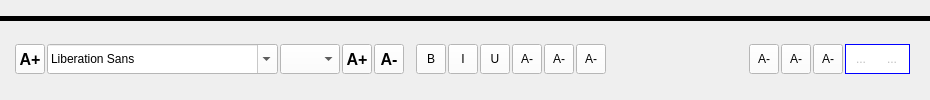
       <widget class="QWidget" name="widget_10" native="true">
        <property name="minimumSize">
         <size>
          <width>200</width>
          <height>0</height>
         </size>
        </property>
        <layout class="QGridLayout" name="gridLayout_23">
         <property name="leftMargin">
          <number>0</number>
         </property>
         <property name="topMargin">
          <number>0</number>
         </property>
         <property name="rightMargin">
          <number>0</number>
         </property>
         <property name="bottomMargin">
          <number>0</number>
         </property>
         <property name="spacing">
          <number>0</number>
         </property>
         <item row="1" column="0">
          <widget class="QWidget" name="w_cfmt_bar" native="true">
           <property name="sizePolicy">
            <sizepolicy hsizetype="MinimumExpanding" vsizetype="Fixed">
             <horstretch>0</horstretch>
             <verstretch>0</verstretch>
            </sizepolicy>
           </property>
           <property name="minimumSize">
            <size>
             <width>700</width>
             <height>45</height>
            </size>
           </property>
           <property name="maximumSize">
            <size>
             <width>8999</width>
             <height>45</height>
            </size>
           </property>
           <property name="styleSheet">
            <string notr="true"/>
           </property>
           <layout class="QGridLayout" name="gridLayout_21">
            <property name="leftMargin">
             <number>5</number>
            </property>
            <property name="topMargin">
             <number>0</number>
            </property>
            <property name="rightMargin">
             <number>10</number>
            </property>
            <property name="bottomMargin">
             <number>0</number>
            </property>
            <property name="horizontalSpacing">
             <number>2</number>
            </property>
            <item row="0" column="11">
             <widget class="QToolButton" name="tb_center">
              <property name="minimumSize">
               <size>
                <width>30</width>
                <height>30</height>
               </size>
              </property>
              <property name="maximumSize">
               <size>
                <width>30</width>
                <height>30</height>
               </size>
              </property>
              <property name="styleSheet">
               <string notr="true">QToolButton
{
background:white;
}
QToolButton:hover
{
background:#e5e5e5;
}</string>
              </property>
              <property name="text">
               <string>A-</string>
              </property>
              <property name="icon">
               <iconset resource="textedit.qrc">
                <normaloff>:/res/icon/textcenter.png</normaloff>:/res/icon/textcenter.png</iconset>
              </property>
              <property name="iconSize">
               <size>
                <width>25</width>
                <height>25</height>
               </size>
              </property>
              <property name="checkable">
               <bool>true</bool>
              </property>
              <attribute name="buttonGroup">
               <string notr="true">buttonGroup</string>
              </attribute>
             </widget>
            </item>
            <item row="0" column="12">
             <widget class="QToolButton" name="tb_right">
              <property name="minimumSize">
               <size>
                <width>30</width>
                <height>30</height>
               </size>
              </property>
              <property name="maximumSize">
               <size>
                <width>30</width>
                <height>30</height>
               </size>
              </property>
              <property name="styleSheet">
               <string notr="true">QToolButton
{
background:white;
}
QToolButton:hover
{
background:#e5e5e5;
}</string>
              </property>
              <property name="text">
               <string>A-</string>
              </property>
              <property name="icon">
               <iconset resource="textedit.qrc">
                <normaloff>:/res/icon/textright.png</normaloff>:/res/icon/textright.png</iconset>
              </property>
              <property name="iconSize">
               <size>
                <width>25</width>
                <height>25</height>
               </size>
              </property>
              <property name="checkable">
               <bool>true</bool>
              </property>
              <attribute name="buttonGroup">
               <string notr="true">buttonGroup</string>
              </attribute>
             </widget>
            </item>
            <item row="0" column="10">
             <widget class="QToolButton" name="tb_left">
              <property name="minimumSize">
               <size>
                <width>30</width>
                <height>30</height>
               </size>
              </property>
              <property name="maximumSize">
               <size>
                <width>30</width>
                <height>30</height>
               </size>
              </property>
              <property name="styleSheet">
               <string notr="true">QToolButton
{
background:white;
}
QToolButton:hover
{
background:#e5e5e5;
}</string>
              </property>
              <property name="text">
               <string>A-</string>
              </property>
              <property name="icon">
               <iconset resource="textedit.qrc">
                <normaloff>:/res/icon/textleft.png</normaloff>:/res/icon/textleft.png</iconset>
              </property>
              <property name="iconSize">
               <size>
                <width>25</width>
                <height>25</height>
               </size>
              </property>
              <property name="checkable">
               <bool>true</bool>
              </property>
              <attribute name="buttonGroup">
               <string notr="true">buttonGroup</string>
              </attribute>
             </widget>
            </item>
            <item row="0" column="9">
             <widget class="QToolButton" name="tb_underline">
              <property name="minimumSize">
               <size>
                <width>30</width>
                <height>30</height>
               </size>
              </property>
              <property name="maximumSize">
               <size>
                <width>30</width>
                <height>30</height>
               </size>
              </property>
              <property name="styleSheet">
               <string notr="true">QToolButton
{
background:white;
}
QToolButton:hover
{
background:#e5e5e5;
}</string>
              </property>
              <property name="text">
               <string>U</string>
              </property>
              <property name="icon">
               <iconset resource="textedit.qrc">
                <normaloff>:/res/icon/textunder.png</normaloff>:/res/icon/textunder.png</iconset>
              </property>
              <property name="iconSize">
               <size>
                <width>25</width>
                <height>25</height>
               </size>
              </property>
              <property name="checkable">
               <bool>true</bool>
              </property>
             </widget>
            </item>
            <item row="0" column="3">
             <widget class="QComboBox" name="cb_fontsize">
              <property name="minimumSize">
               <size>
                <width>0</width>
                <height>30</height>
               </size>
              </property>
              <property name="maximumSize">
               <size>
                <width>60</width>
                <height>30</height>
               </size>
              </property>
              <property name="styleSheet">
               <string notr="true">QComboBox
{
background:white;
}</string>
              </property>
             </widget>
            </item>
            <item row="0" column="2">
             <widget class="QFontComboBox" name="cb_font">
              <property name="sizePolicy">
               <sizepolicy hsizetype="Minimum" vsizetype="Minimum">
                <horstretch>0</horstretch>
                <verstretch>0</verstretch>
               </sizepolicy>
              </property>
              <property name="minimumSize">
               <size>
                <width>0</width>
                <height>30</height>
               </size>
              </property>
              <property name="maximumSize">
               <size>
                <width>250</width>
                <height>30</height>
               </size>
              </property>
              <property name="styleSheet">
               <string notr="true">QFontComboBox
{
background:white;
}</string>
              </property>
             </widget>
            </item>
            <item row="0" column="4">
             <widget class="QToolButton" name="tb_font_inc">
              <property name="minimumSize">
               <size>
                <width>30</width>
                <height>30</height>
               </size>
              </property>
              <property name="maximumSize">
               <size>
                <width>30</width>
                <height>30</height>
               </size>
              </property>
              <property name="font">
               <font>
                <pointsize>12</pointsize>
                <weight>75</weight>
                <bold>true</bold>
               </font>
              </property>
              <property name="styleSheet">
               <string notr="true">QToolButton
{
background:white;
}
QToolButton:hover
{
background:#e5e5e5;
}</string>
              </property>
              <property name="text">
               <string>A+</string>
              </property>
              <property name="icon">
               <iconset resource="textedit.qrc">
                <normaloff>:/res/icon/font_increase.png</normaloff>:/res/icon/font_increase.png</iconset>
              </property>
              <property name="iconSize">
               <size>
                <width>20</width>
                <height>20</height>
               </size>
              </property>
             </widget>
            </item>
            <item row="0" column="6">
             <spacer name="horizontalSpacer_4">
              <property name="orientation">
               <enum>Qt::Horizontal</enum>
              </property>
              <property name="sizeType">
               <enum>QSizePolicy::Fixed</enum>
              </property>
              <property name="sizeHint" stdset="0">
               <size>
                <width>10</width>
                <height>20</height>
               </size>
              </property>
             </spacer>
            </item>
            <item row="0" column="5">
             <widget class="QToolButton" name="tb_font_dec">
              <property name="minimumSize">
               <size>
                <width>30</width>
                <height>30</height>
               </size>
              </property>
              <property name="maximumSize">
               <size>
                <width>30</width>
                <height>30</height>
               </size>
              </property>
              <property name="font">
               <font>
                <pointsize>12</pointsize>
                <weight>75</weight>
                <bold>true</bold>
               </font>
              </property>
              <property name="styleSheet">
               <string notr="true">QToolButton
{
background:white;
}
QToolButton:hover
{
background:#e5e5e5;
}</string>
              </property>
              <property name="text">
               <string>A-</string>
              </property>
              <property name="icon">
               <iconset resource="textedit.qrc">
                <normaloff>:/res/icon/font_decrease.png</normaloff>:/res/icon/font_decrease.png</iconset>
              </property>
              <property name="iconSize">
               <size>
                <width>20</width>
                <height>20</height>
               </size>
              </property>
             </widget>
            </item>
            <item row="0" column="19">
             <widget class="QToolButton" name="tb_save">
              <property name="minimumSize">
               <size>
                <width>30</width>
                <height>30</height>
               </size>
              </property>
              <property name="maximumSize">
               <size>
                <width>30</width>
                <height>30</height>
               </size>
              </property>
              <property name="styleSheet">
               <string notr="true">QToolButton
{
background:white;
}
QToolButton:hover
{
background:#e5e5e5;
}</string>
              </property>
              <property name="text">
               <string>A-</string>
              </property>
              <property name="icon">
               <iconset resource="textedit.qrc">
                <normaloff>:/res/icon/filesave.png</normaloff>:/res/icon/filesave.png</iconset>
              </property>
              <property name="iconSize">
               <size>
                <width>32</width>
                <height>32</height>
               </size>
              </property>
             </widget>
            </item>
            <item row="0" column="7">
             <widget class="QToolButton" name="tb_bold">
              <property name="minimumSize">
               <size>
                <width>30</width>
                <height>30</height>
               </size>
              </property>
              <property name="maximumSize">
               <size>
                <width>30</width>
                <height>30</height>
               </size>
              </property>
              <property name="styleSheet">
               <string notr="true">QToolButton
{
background:white;
}
QToolButton:hover
{
background:#e5e5e5;
}</string>
              </property>
              <property name="text">
               <string>B</string>
              </property>
              <property name="icon">
               <iconset resource="textedit.qrc">
                <normaloff>:/res/icon/textbold.png</normaloff>:/res/icon/textbold.png</iconset>
              </property>
              <property name="iconSize">
               <size>
                <width>25</width>
                <height>25</height>
               </size>
              </property>
              <property name="checkable">
               <bool>true</bool>
              </property>
             </widget>
            </item>
            <item row="0" column="8">
             <widget class="QToolButton" name="tb_italic">
              <property name="minimumSize">
               <size>
                <width>30</width>
                <height>30</height>
               </size>
              </property>
              <property name="maximumSize">
               <size>
                <width>30</width>
                <height>30</height>
               </size>
              </property>
              <property name="styleSheet">
               <string notr="true">QToolButton
{
background:white;
}
QToolButton:hover
{
background:#e5e5e5;
}</string>
              </property>
              <property name="text">
               <string>I</string>
              </property>
              <property name="icon">
               <iconset resource="textedit.qrc">
                <normaloff>:/res/icon/textitalic.png</normaloff>:/res/icon/textitalic.png</iconset>
              </property>
              <property name="iconSize">
               <size>
                <width>25</width>
                <height>25</height>
               </size>
              </property>
              <property name="checkable">
               <bool>true</bool>
              </property>
             </widget>
            </item>
            <item row="0" column="17">
             <widget class="QToolButton" name="tb_pdf">
              <property name="minimumSize">
               <size>
                <width>30</width>
                <height>30</height>
               </size>
              </property>
              <property name="maximumSize">
               <size>
                <width>30</width>
                <height>30</height>
               </size>
              </property>
              <property name="styleSheet">
               <string notr="true">QToolButton
{
background:white;
}
QToolButton:hover
{
background:#e5e5e5;
}</string>
              </property>
              <property name="text">
               <string>A-</string>
              </property>
              <property name="icon">
               <iconset resource="textedit.qrc">
                <normaloff>:/res/icon/exportpdf.png</normaloff>:/res/icon/exportpdf.png</iconset>
              </property>
              <property name="iconSize">
               <size>
                <width>32</width>
                <height>32</height>
               </size>
              </property>
             </widget>
            </item>
            <item row="0" column="18">
             <widget class="QToolButton" name="tb_print">
              <property name="minimumSize">
               <size>
                <width>30</width>
                <height>30</height>
               </size>
              </property>
              <property name="maximumSize">
               <size>
                <width>30</width>
                <height>30</height>
               </size>
              </property>
              <property name="styleSheet">
               <string notr="true">QToolButton
{
background:white;
}
QToolButton:hover
{
background:#e5e5e5;
}</string>
              </property>
              <property name="text">
               <string>A-</string>
              </property>
              <property name="icon">
               <iconset resource="textedit.qrc">
                <normaloff>:/res/icon/fileprint.png</normaloff>:/res/icon/fileprint.png</iconset>
              </property>
              <property name="iconSize">
               <size>
                <width>32</width>
                <height>32</height>
               </size>
              </property>
             </widget>
            </item>
            <item row="0" column="1">
             <widget class="QToolButton" name="tb_insert_image">
              <property name="minimumSize">
               <size>
                <width>30</width>
                <height>30</height>
               </size>
              </property>
              <property name="maximumSize">
               <size>
                <width>30</width>
                <height>30</height>
               </size>
              </property>
              <property name="font">
               <font>
                <pointsize>12</pointsize>
                <weight>75</weight>
                <bold>true</bold>
               </font>
              </property>
              <property name="styleSheet">
               <string notr="true">QToolButton
{
background:white;
}
QToolButton:hover
{
background:#e5e5e5;
}</string>
              </property>
              <property name="text">
               <string>A+</string>
              </property>
              <property name="icon">
               <iconset resource="textedit.qrc">
                <normaloff>:/res/icon/Download-icon.png</normaloff>:/res/icon/Download-icon.png</iconset>
              </property>
              <property name="iconSize">
               <size>
                <width>20</width>
                <height>20</height>
               </size>
              </property>
             </widget>
            </item>
            <item row="0" column="20">
             <widget class="QWidget" name="widget_4" native="true">
              <property name="minimumSize">
               <size>
                <width>65</width>
                <height>0</height>
               </size>
              </property>
              <property name="maximumSize">
               <size>
                <width>65</width>
                <height>16777215</height>
               </size>
              </property>
              <property name="styleSheet">
               <string notr="true">QWidget
{
background:white;
border: 1px solid blue;
}</string>
              </property>
              <layout class="QGridLayout" name="gridLayout_20">
               <property name="leftMargin">
                <number>0</number>
               </property>
               <property name="topMargin">
                <number>0</number>
               </property>
               <property name="rightMargin">
                <number>0</number>
               </property>
               <property name="bottomMargin">
                <number>0</number>
               </property>
               <property name="horizontalSpacing">
                <number>0</number>
               </property>
               <property name="verticalSpacing">
                <number>5</number>
               </property>
               <item row="0" column="0">
                <widget class="QToolButton" name="tb_undo">
                 <property name="enabled">
                  <bool>false</bool>
                 </property>
                 <property name="minimumSize">
                  <size>
                   <width>30</width>
                   <height>30</height>
                  </size>
                 </property>
                 <property name="maximumSize">
                  <size>
                   <width>30</width>
                   <height>30</height>
                  </size>
                 </property>
                 <property name="styleSheet">
                  <string notr="true">QToolButton
{
background-color:transparent;
border:none;
}

QToolButton:hover
{
border:0px;
background:#83d7f3;
}
</string>
                 </property>
                 <property name="text">
                  <string>...</string>
                 </property>
                 <property name="icon">
                  <iconset resource="textedit.qrc">
                   <normaloff>:/res/icon/Undo-icon.png</normaloff>:/res/icon/Undo-icon.png</iconset>
                 </property>
                 <property name="iconSize">
                  <size>
                   <width>25</width>
                   <height>25</height>
                  </size>
                 </property>
                </widget>
               </item>
               <item row="0" column="1">
                <widget class="QToolButton" name="tb_redo">
                 <property name="enabled">
                  <bool>false</bool>
                 </property>
                 <property name="minimumSize">
                  <size>
                   <width>30</width>
                   <height>30</height>
                  </size>
                 </property>
                 <property name="maximumSize">
                  <size>
                   <width>30</width>
                   <height>30</height>
                  </size>
                 </property>
                 <property name="styleSheet">
                  <string notr="true">QToolButton
{
background-color:transparent;
border:none;
}

QToolButton:hover
{
border:0px;
background:#83d7f3;
}
</string>
                 </property>
                 <property name="text">
                  <string>...</string>
                 </property>
                 <property name="icon">
                  <iconset resource="textedit.qrc">
                   <normaloff>:/res/icon/Redo-icon.png</normaloff>:/res/icon/Redo-icon.png</iconset>
                 </property>
                 <property name="iconSize">
                  <size>
                   <width>25</width>
                   <height>25</height>
                  </size>
                 </property>
                </widget>
               </item>
              </layout>
             </widget>
            </item>
            <item row="0" column="15">
             <widget class="CxColorWidget" name="w_highlightcolor" native="true">
              <property name="minimumSize">
               <size>
                <width>45</width>
                <height>30</height>
               </size>
              </property>
              <property name="maximumSize">
               <size>
                <width>45</width>
                <height>30</height>
               </size>
              </property>
             </widget>
            </item>
            <item row="0" column="14">
             <widget class="CxColorWidget" name="w_textcolor" native="true">
              <property name="minimumSize">
               <size>
                <width>45</width>
                <height>30</height>
               </size>
              </property>
              <property name="maximumSize">
               <size>
                <width>45</width>
                <height>30</height>
               </size>
              </property>
             </widget>
            </item>
            <item row="0" column="16">
             <widget class="CxColorWidget" name="w_backgroundcolor" native="true">
              <property name="minimumSize">
               <size>
                <width>45</width>
                <height>30</height>
               </size>
              </property>
              <property name="maximumSize">
               <size>
                <width>45</width>
                <height>30</height>
               </size>
              </property>
             </widget>
            </item>
            <item row="0" column="0">
             <spacer name="horizontalSpacer_3">
              <property name="orientation">
               <enum>Qt::Horizontal</enum>
              </property>
              <property name="sizeType">
               <enum>QSizePolicy::Expanding</enum>
              </property>
              <property name="sizeHint" stdset="0">
               <size>
                <width>10</width>
                <height>20</height>
               </size>
              </property>
             </spacer>
            </item>
            <item row="0" column="21">
             <spacer name="horizontalSpacer_6">
              <property name="orientation">
               <enum>Qt::Horizontal</enum>
              </property>
              <property name="sizeType">
               <enum>QSizePolicy::Expanding</enum>
              </property>
              <property name="sizeHint" stdset="0">
               <size>
                <width>10</width>
                <height>20</height>
               </size>
              </property>
             </spacer>
            </item>
           </layout>
          </widget>
         </item>
         <item row="0" column="0">
          <widget class="QLabel" name="label">
           <property name="minimumSize">
            <size>
             <width>0</width>
             <height>5</height>
            </size>
           </property>
           <property name="maximumSize">
            <size>
             <width>16777215</width>
             <height>5</height>
            </size>
           </property>
           <property name="styleSheet">
            <string notr="true">QLabel
{
background:black;
}</string>
           </property>
           <property name="text">
            <string/>
           </property>
          </widget>
         </item>
        </layout>
       </widget>
